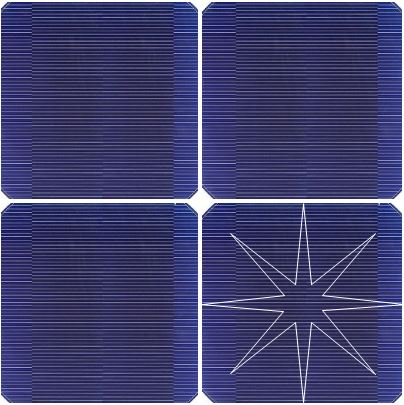
#> input picture playground/crack_test/panel4_crack2.JPG, 404 x 405 px
$ python -i hough.py   (imports and definitions only)   (older library calls are emulated)
#> lines starting #> are read from the running program, lines starting #| are printed output that depends on the picture; after the words box and inside, x2 and y2 are one past the last pixel; in counts of white or black regions, pixels touching at a corner belong together
### playground/auto_canny.py
import numpy as np
import cv2

def AutoCanny(img, sigma=0.33) :
    gray = cv2.cvtColor(img,cv2.COLOR_BGR2GRAY)

    v = np.median(gray)

    lower = int(max(0,(1.0-sigma)*v))
    upper = int(min(255,(1.0+sigma)*v))

    canny = cv2.Canny(gray, lower, upper)

    return canny

### playground/hough.py
import cv2
import numpy as np
import auto_canny as auto

class hough() :
    def __init__(self,canny_lower=100,canny_upper=150) :
        self.canny_lower = canny_lower
        self.canny_upper = canny_upper
        self.linek = np.zeros((5,5), dtype=np.uint8)
        self.linek[2, ...] = 1
        self.kernel = np.ones((3,3),np.uint8)

    def HoughDetect(self,img) :
#        img = cv2.cvtColor(img,cv2.COLOR_BGR2GRAY)
        #h, w = img.shape[:2]
        img = cv2.medianBlur(img,5)
        img = auto.AutoCanny(img)
#        img = cv2.Canny(img,self.canny_lower,self.canny_upper)

        #img = cv2.resize(img,(300,300))

        img_line = np.zeros((250,250))

        img_contour, contours, hierarchy = cv2.findContours(img, cv2.RETR_TREE, cv2.CHAIN_APPROX_SIMPLE)
        img_contour = cv2.drawContours(img_contour, contours, -1, (255, 255, 255), 1)
        #cv2.imshow("contour",img_contour)
        lines = cv2.HoughLines(img,1,np.pi/1440,90)

        if lines is not None:

            for line in lines:
                rho, theta = line[0]
                a = np.cos(theta)
                b = np.sin(theta)

                x0 = a * rho
                y0 = b * rho

                x1 = int(x0 + 1000 * (-b))
                y1 = int(y0 + 1000 * (a))

                x2 = int(x0 - 1000 * (-b))
                y2 = int(y0 - 1000 * (a))

                cv2.line(img_line, (x1, y1), (x2, y2), (255, 255, 255), 3)
        #cv2.imshow("line",img_line)
        result = img_contour-img_line

#        result = cv2.morphologyEx(result, cv2.MORPH_ERODE, self.kernel, iterations=2)
        #result = cv2.morphologyEx(result, cv2.MORPH_OPEN, self.linek, iterations=1)

        return result

>>> import cv2
>>> picture = cv2.imread('crack_test/panel4_crack2.JPG')
#> picture is the input picture: shape (405, 404, 3); mean B, G, R 111.7, 64.8, 64.9
>>> result = hough().HoughDetect(picture)
#> in HoughDetect, `img = cv2.medianBlur(img,5)`:
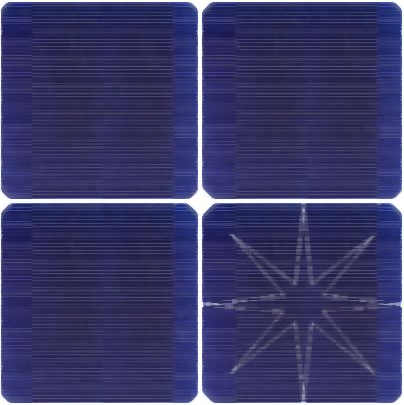
#> img: shape (405, 404, 3); mean of channels 0, 1, 2 105, 57.8, 57.9; drawn as B, G, R
#> in AutoCanny, `gray = cv2.cvtColor(img,cv2.COLOR_BGR2GRAY)`:
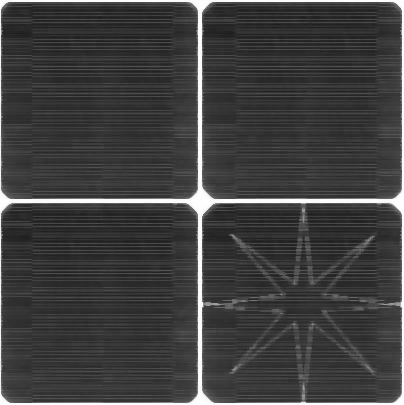
#> gray: shape (405, 404); min 29, max 255, mean 63.2
#> in AutoCanny, `v = np.median(gray)`: v = 53
#> in AutoCanny, `lower = int(max(0,(1.0-sigma)*v))`: lower = 35
#> in AutoCanny, `upper = int(min(255,(1.0+sigma)*v))`: upper = 70
#> in AutoCanny, `canny = cv2.Canny(gray, lower, upper)`:
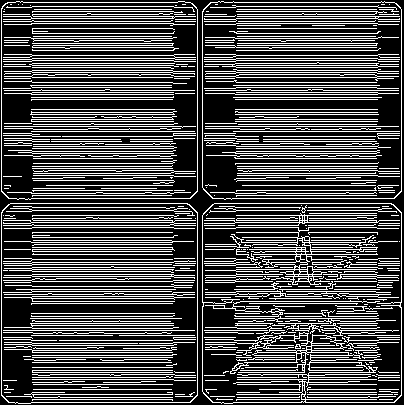
#> canny: shape (405, 404); 30% white in thin lines or dots
#> in HoughDetect, `img_contour, contours, hierarchy = cv2.findContours(img, cv2.RETR_TREE..`: contours = 550 contours, 504 with area under 20; largest, box (x1, y1, x2, y2) and area: (202, 203, 402, 404) 39422, (202, 203, 402, 404) 38923, (1, 203, 198, 404) 38894, (202, 1, 402, 200) 38886, (1, 203, 198, 404) 38862
#> the loop in HoughDetect, `for line in lines:` made 88172 passes
#> (rho, theta, a, b, x0, y0, x1, y1) on passes 1 to 3: (126, 1.57, -4.37e-08, 1, -5.51e-06, 126, -1000, 125), (16, 1.57, -4.37e-08, 1, -6.99e-07, 16, -1000, 15), (220, 1.57, -4.37e-08, 1, -9.62e-06, 220, -1000, 219)
#> after the loop in HoughDetect, `for line in lines:`: img_line: shape (250, 250) float64; every value is 255
#> (the run stopped early here; a loop or call above may not have finished)
